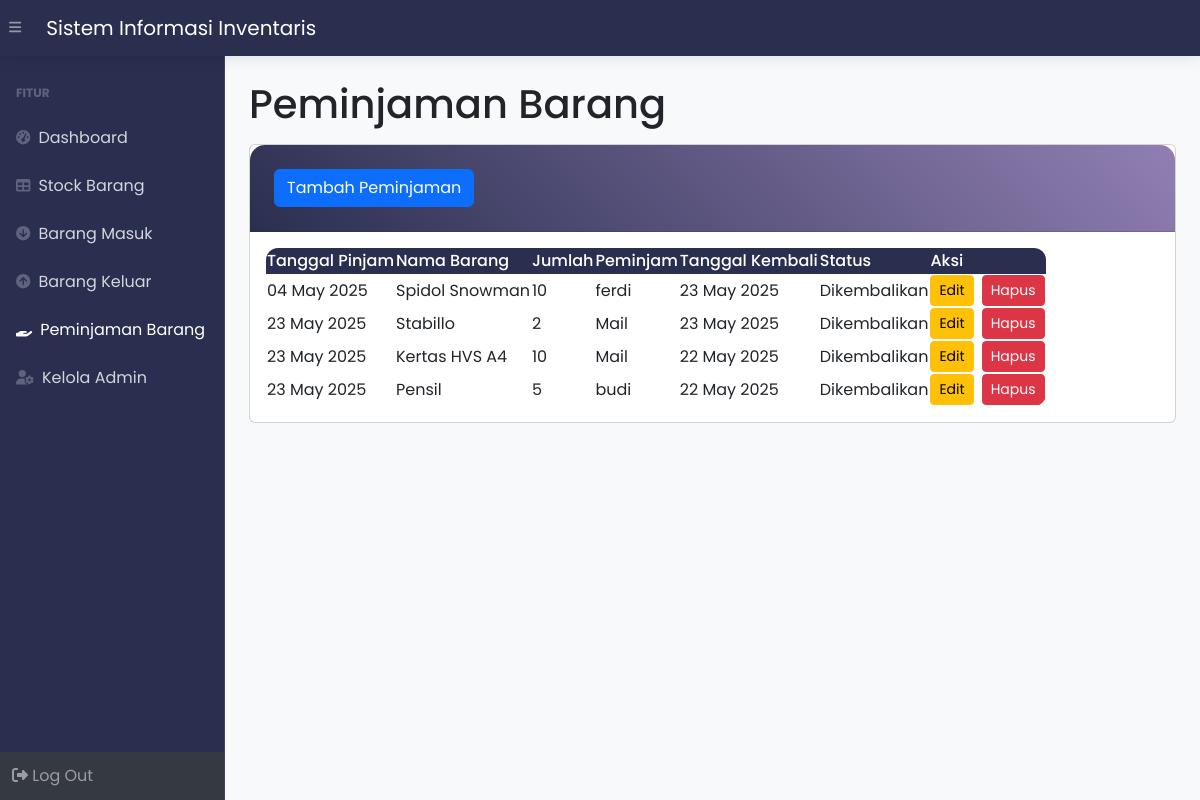
The page /peminjaman.php (signed in) on the database its author committed.
### tables this page shows
CREATE TABLE `peminjaman` (
  `idpeminjaman` int(11) NOT NULL,
  `idbarang` int(11) NOT NULL,
  `tanggalpinjam` timestamp NOT NULL DEFAULT current_timestamp(),
  `qty` int(11) NOT NULL,
  `peminjam` varchar(25) NOT NULL,
  `tanggalpengembalian` timestamp NOT NULL DEFAULT current_timestamp(),
  `status` varchar(25) NOT NULL DEFAULT 'Dipinjam'
);

CREATE TABLE `stock` (
  `idbarang` int(11) NOT NULL,
  `namabarang` varchar(25) NOT NULL,
  `kategori` varchar(100) NOT NULL,
  `stock` int(11) NOT NULL
);

### peminjaman.php (the view, shortened to what this page needs)
<?php
require 'function.php';
?>
<!DOCTYPE html>
<html lang="en">
<head>
    <link href="https://cdn.jsdelivr.net/npm/simple-datatables@7.1.2/dist/style.min.css" rel="stylesheet" />
    <link href="css/styles.css" rel="stylesheet" />
</head>
<body class="sb-nav-fixed">
    <nav class="sb-topnav navbar navbar-expand navbar-dark bg-dark">
        <button class="btn btn-link btn-sm order-1 order-lg-0 me-4 me-lg-0" id="sidebarToggle" href="#!"><i class="fas fa-bars"></i></button>
        <a class="navbar-brand ps-3" href="index.php">Sistem Informasi Inventaris</a>
    </nav>
    <div id="layoutSidenav">
        <div id="layoutSidenav_nav">
            <nav class="sb-sidenav accordion sb-sidenav-dark d-flex flex-column" id="sidenavAccordion">
                <div class="sb-sidenav-menu flex-grow-1">
                    <div class="nav">
                        <div class="sb-sidenav-menu-heading">FITUR</div>
                        <a class="nav-link" href="index.php">
                            <div class="sb-nav-link-icon"><i class="fas fa-tachometer-alt"></i></div>
                            Dashboard
                        </a>
                        <a class="nav-link" href="stock.php">
                            <div class="sb-nav-link-icon"><i class="fas fa-table"></i></div>
                            Stock Barang
                        </a>
                        <a class="nav-link" href="masuk.php">
                            <div class="sb-nav-link-icon"><i class="fas fa-arrow-circle-down"></i></div>
                            Barang Masuk
                        </a>
                        <a class="nav-link" href="keluar.php">
                            <div class="sb-nav-link-icon"><i class="fas fa-arrow-circle-up"></i></div>
                            Barang Keluar
                        </a>
                        <a class="nav-link active" href="peminjaman.php">
                            <div class="sb-nav-link-icon"><i class="fas fa-hand-holding"></i></div>
                            Peminjaman Barang
                        </a>
                        <a class="nav-link" href="admin.php">
                            <div class="sb-nav-link-icon"><i class="fas fa-user-cog"></i></div>
                            Kelola Admin
                        </a>
                    </div>
                </div>
                <div class="sb-sidenav-footer">
                    <a class="nav-link" href="logout.php">
                        <i class="fas fa-sign-out-alt"></i> Log Out
                    </a>
                </div>
            </nav>
        </div>
        <div id="layoutSidenav_content">
            <main>
                <div class="container-fluid px-4">
                    <h1 class="mt-4 pb-2">Peminjaman Barang</h1>
                    <div class="card mb-4">
                        <div class="card-header">
                            <button type="button" class="btn btn-primary" data-bs-toggle="modal" data-bs-target="#myModal">
                                Tambah Peminjaman
                            </button>
                        </div>
                        <div class="card-body">
                            <table id="datatablesSimple">
                                <thead>
                                    <tr>
                                        <th>Tanggal Pinjam</th>
                                        <th>Nama Barang</th>
                                        <th>Jumlah</th>
                                        <th>Peminjam</th>
                                        <th>Tanggal Kembali</th>
                                        <th>Status</th>
                                        <th>Aksi</th>
                                    </tr>
                                </thead>
                                <tbody>
                                    <?php
                                    $ambildata = mysqli_query(
                                        $conn,
                                        "SELECT p.*, s.namabarang
                                        FROM peminjaman p
                                        JOIN stock s ON p.idbarang = s.idbarang"
                                    );
                                    while ($data = mysqli_fetch_array($ambildata)) {
                                        $idpeminjaman = $data['idpeminjaman'];
                                        $tanggal = $data['tanggalpinjam'];
                                        $namabarang = $data['namabarang'];
                                        $qty = $data['qty'];
                                        $peminjam = $data['peminjam'];
                                        $tanggal_kembali = $data['tanggalpengembalian'];
                                        $status = $data['status'];
                                    ?>
                                        <tr>
                                            <td><?= date('d M Y', strtotime($tanggal)) ?></td>
                                            <td><?= $namabarang ?></td>
                                            <td><?= $qty ?></td>
                                            <td><?= $peminjam ?></td>
                                            <td>
    <?= ($status == 'Dikembalikan' && !empty($tanggal_kembali)) ? date('d M Y', strtotime($tanggal_kembali)) : '' ?>
</td>
<td>
    <?= ($status == 'Dikembalikan') ? 'Dikembalikan' : 'Belum dikembalikan' ?>
</td>
                                            <td>
                                                <div class="d-flex justify-content-center gap-2">
                                                    <button class="btn btn-warning btn-sm" data-bs-toggle="modal" data-bs-target="#edit<?= $idpeminjaman ?>">Edit</button>
                                                    <button class="btn btn-danger btn-sm" data-bs-toggle="modal" data-bs-target="#delete<?= $idpeminjaman ?>">Hapus</button>
                                                </div>
                                            </td>
                                        </tr>
                                    <?php } ?>
                                </tbody>
                            </table>
                        </div>
                    </div>
                </div>
            </main>
        </div>
    </div>
</body>
</html>

### peminjaman.php (style rules this page uses)
:root { --primary: #2A2F4F; --secondary: #917FB3; --accent: #E5BEEC; --light: #FDE2F3; }
body { background: #f8f9fa; font-family: 'Poppins', sans-serif; }
.sb-topnav { background: var(--primary) !important; box-shadow: 0 2px 15px rgba(0, 0, 0, 0.1); }
.sb-sidenav-dark { background: var(--primary); border-right: 1px solid rgba(255, 255, 255, 0.1); }
.sb-sidenav-dark .sb-sidenav-menu .nav-link { color: rgba(255, 255, 255, 0.8); transition: all 0.3s ease; }
.container-fluid, .container { background: transparent !important; }
.card-header { background: linear-gradient(45deg, var(--primary), var(--secondary)); color: white; border-radius: 15px 15px 0 0 !important; padding: 1.5rem; }
#datatablesSimple { border-radius: 12px; overflow: hidden; }
#datatablesSimple th { background: var(--primary); color: white !important; font-weight: 500; }
#datatablesSimple td { vertical-align: middle; }

### rows shown on the page
peminjaman: tanggalpinjam "04 May 2025", idbarang.namabarang "Spidol Snowman", qty "10", peminjam "ferdi", tanggalpengembalian "23 May 2025", status "Dikembalikan"
peminjaman: tanggalpinjam "23 May 2025", idbarang.namabarang "Stabillo", qty "2", peminjam "Mail", tanggalpengembalian "23 May 2025", status "Dikembalikan"
peminjaman: tanggalpinjam "23 May 2025", idbarang.namabarang "Kertas HVS A4", qty "10", peminjam "Mail", tanggalpengembalian "22 May 2025", status "Dikembalikan"
peminjaman: tanggalpinjam "23 May 2025", idbarang.namabarang "Pensil", qty "5", peminjam "budi", tanggalpengembalian "22 May 2025", status "Dikembalikan"
